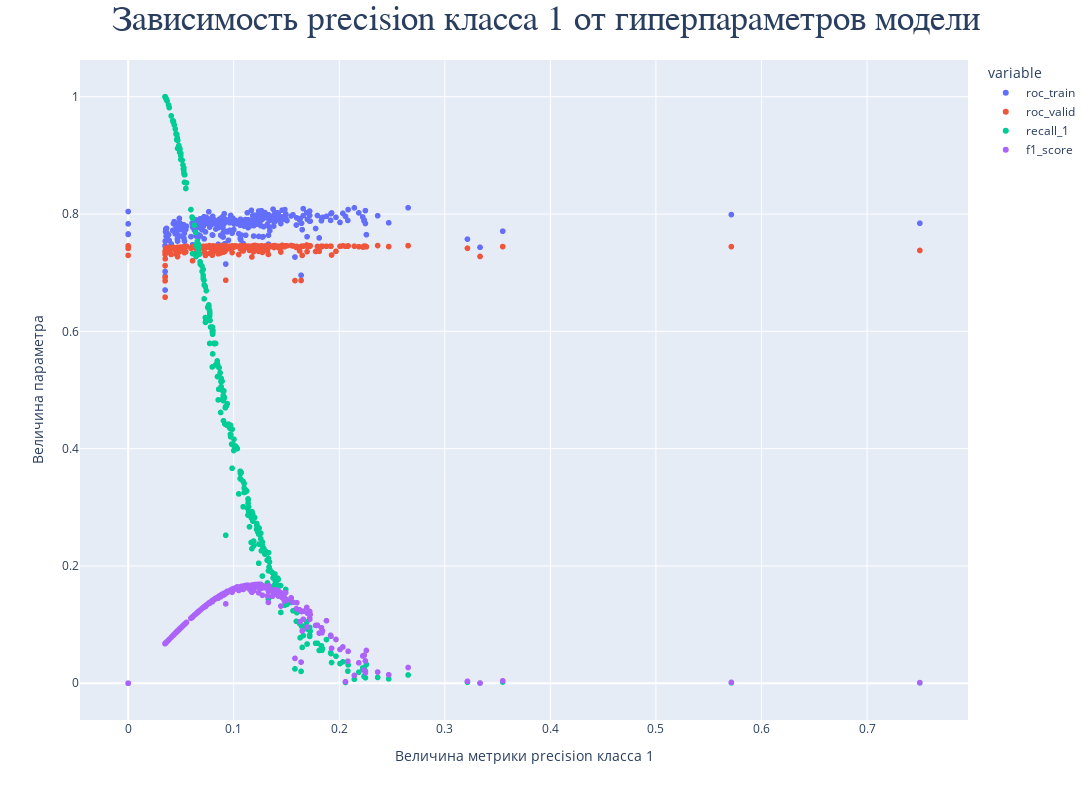

Source (notebook cell):
### Code cell
# Построим зависимость метрики precision_1 от гиперпараметров
fig = px.scatter(
    data_frame=optuna_study_gb_meta_pd,
    x='precision_1', #ось абсцисс
    y=['roc_train', 'roc_valid', 'recall_1','f1_score'], #ось ординат
)
fig.update_layout(
    title ={
        'text':'Зависимость precision класса 1 от гиперпараметров модели', # Имя рабочей плоскости
        'font':{'size':35,'family':"Times New Roman"}, # размер и стиль написания имени рабочей плоскости
        'x':0.5, # Смешение имени по оси "x" на половину рабочей плоскости
        },
    height =800,# Высота рабочей плоскости
    width = 1350, # Ширина рабочей плоскости
    bargap=0.2, # Добавил расстояния между столбами гистограммы
    xaxis_title='Величина метрики precision класса 1',
    yaxis_title='Величина параметра')
fig.update_xaxes(showspikes=True)
fig.update_yaxes(showspikes=True)

fig.show()

### Figure 1 — Plotly figure (JSON) as saved in the notebook; plotly's stock layout.template omitted (floating-point values rounded to 4 significant figures; data arrays with more than 128 entries replaced by an {"elided": "..."} marker saying what was removed)
{"data": [{"hovertemplate": "variable=roc_train<br>precision_1=%{x}<br>value=%{y}<extra></extra>", "legendgroup": "roc_train", "marker": {"color": "#636efa", "symbol": "circle"}, "mode": "markers", "name": "roc_train", "showlegend": true, "type": "scattergl", "x": {"elided": "300 float values"}, "xaxis": "x", "y": {"elided": "300 float values"}, "yaxis": "y"}, {"hovertemplate": "variable=roc_valid<br>precision_1=%{x}<br>value=%{y}<extra></extra>", "legendgroup": "roc_valid", "marker": {"color": "#EF553B", "symbol": "circle"}, "mode": "markers", "name": "roc_valid", "showlegend": true, "type": "scattergl", "x": {"elided": "300 float values"}, "xaxis": "x", "y": {"elided": "300 float values"}, "yaxis": "y"}, {"hovertemplate": "variable=recall_1<br>precision_1=%{x}<br>value=%{y}<extra></extra>", "legendgroup": "recall_1", "marker": {"color": "#00cc96", "symbol": "circle"}, "mode": "markers", "name": "recall_1", "showlegend": true, "type": "scattergl", "x": {"elided": "300 float values"}, "xaxis": "x", "y": {"elided": "300 float values"}, "yaxis": "y"}, {"hovertemplate": "variable=f1_score<br>precision_1=%{x}<br>value=%{y}<extra></extra>", "legendgroup": "f1_score", "marker": {"color": "#ab63fa", "symbol": "circle"}, "mode": "markers", "name": "f1_score", "showlegend": true, "type": "scattergl", "x": {"elided": "300 float values"}, "xaxis": "x", "y": {"elided": "300 float values"}, "yaxis": "y"}], "layout": {"bargap": 0.2, "height": 800, "legend": {"title": {"text": "variable"}, "tracegroupgap": 0}, "margin": {"t": 60}, "title": {"font": {"family": "Times New Roman", "size": 35}, "text": "Зависимость precision класса 1 от гиперпараметров модели", "x": 0.5}, "width": 1350, "xaxis": {"anchor": "y", "domain": [0, 1], "showspikes": true, "title": {"text": "Величина метрики precision класса 1"}}, "yaxis": {"anchor": "x", "domain": [0, 1], "showspikes": true, "title": {"text": "Величина параметра"}}}}
